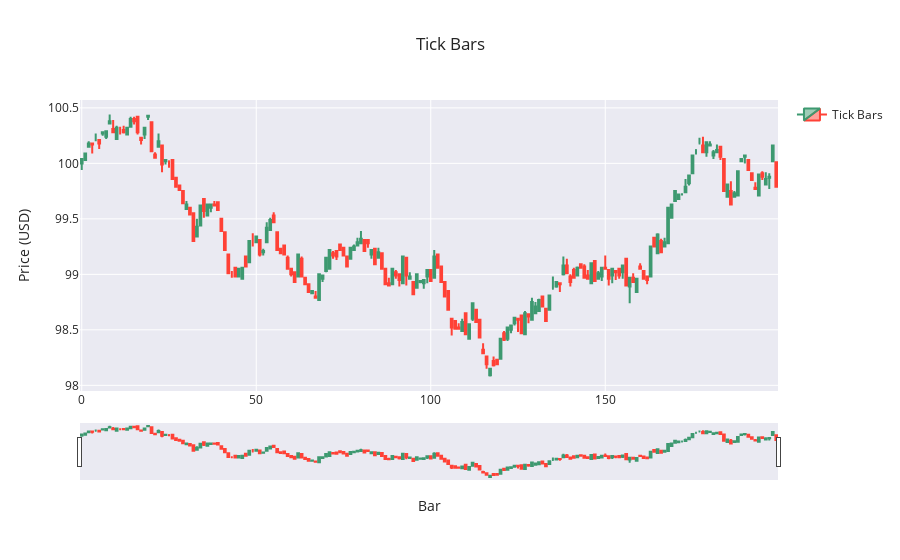

Source (notebook cell):
### Markdown cell above
### Bar Chart

### Code cell
fig = go.Figure(data=[go.Candlestick(
    x=tick_bars.index,
    open=tick_bars['open'],
    high=tick_bars['high'],
    low=tick_bars['low'],
    close=tick_bars['close'],
    name='Tick Bars'
)])

fig.update_layout(
    title=f'Tick Bars',
    yaxis_title='Price (USD)',
    xaxis_title='Bar',
    xaxis_rangeslider_visible=True, 
    template='seaborn', # other options: plotly, plotly_white, plotly_dark, simple_white
    showlegend=True,
)

### Figure 1 — Plotly figure (JSON) as saved in the notebook; plotly's stock layout.template omitted (floating-point values rounded to 4 significant figures; data arrays with more than 128 entries replaced by an {"elided": "..."} marker saying what was removed)
{"data": [{"close": {"elided": "200 float values"}, "high": {"elided": "200 float values"}, "low": {"elided": "200 float values"}, "name": "Tick Bars", "open": {"elided": "200 float values"}, "type": "candlestick", "x": {"elided": "200 int values"}}], "layout": {"showlegend": true, "title": {"text": "Tick Bars"}, "xaxis": {"rangeslider": {"visible": true}, "title": {"text": "Bar"}}, "yaxis": {"title": {"text": "Price (USD)"}}}}
